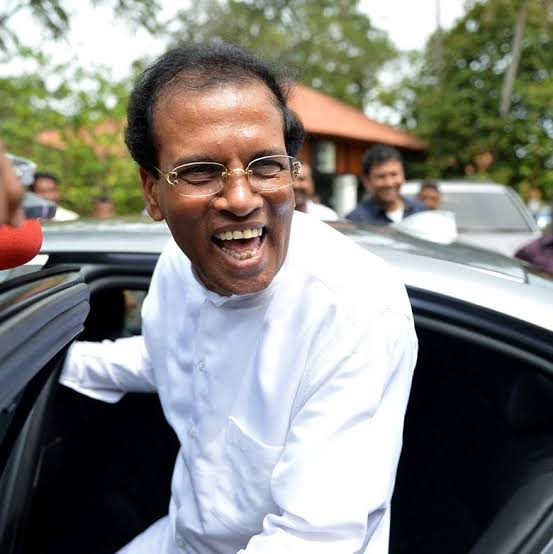
#> input picture DIP/Digital-Image-Processing-main/DAY 08/images.jpg, 553 x 554 px
$ jupyter execute 'DAY 08.ipynb'
#> lines starting #> are read from the running program, lines starting #| are printed output that depends on the picture; after the words box and inside, x2 and y2 are one past the last pixel; in counts of white or black regions, pixels touching at a corner belong together
Log Transformation

[cell 1]
import numpy as np
import matplotlib.pyplot as plt
import cv2

[cell 2]
img = cv2.imread("images.jpg", cv2.IMREAD_GRAYSCALE)
#> img: shape (554, 553); min 0, max 255, mean 131.7
img_float = img.astype(np.float32)
img_float = np.clip(img_float, 0, 255)

[cell 3]
c = 255.0 / np.log(1+255)
log_transformed = c * np.log1p(img_float)

[cell 4]
log_transformed = c * np.log1p(img_float)
log_transformed = np.clip(log_transformed, 0, 255)
log_transformed = log_transformed.astype(np.uint8)

[cell 5]
plt.figure(figsize=(10,5))
plt.subplot(1,2,1)
plt.imshow(img.astype(np.uint8), cmap='gray')
plt.title('Original')
plt.axis('off')

plt.subplot(1,2,2)
plt.imshow(log_transformed, cmap='gray')
plt.title('Log Transformed')
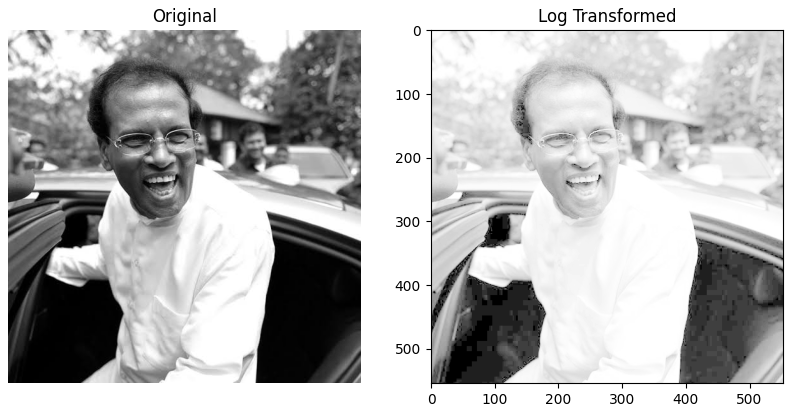
#> figure drawn by matplotlib, 2 panels

Log Transformation using OpenCV built in function

[cell 6]
img_plus_one = img + 1
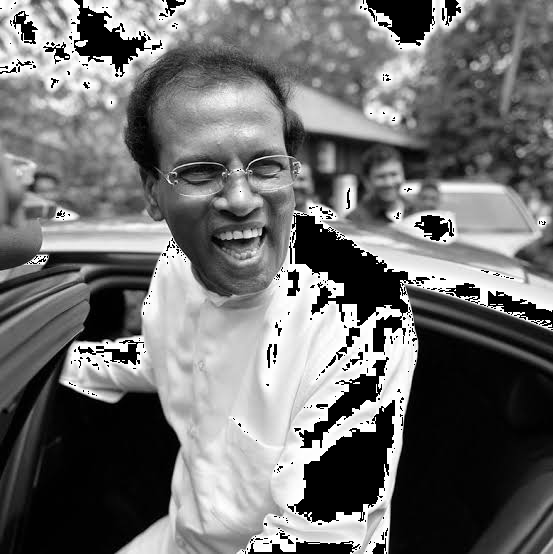
#> img_plus_one: shape (554, 553); min 0, max 255, mean 110.9
img_plus_one = img_plus_one.astype(np.float32)

[cell 7]
log_cv2_raw = cv2.log(img_plus_one)
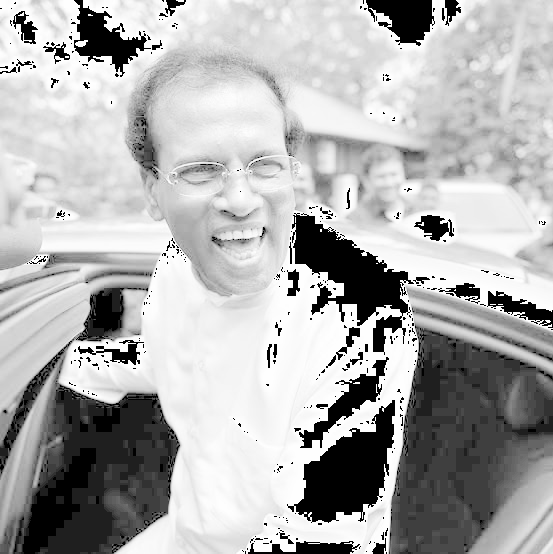
#> log_cv2_raw: shape (554, 553) float32; 8.48% of the values are NaN or infinite; the others: min 0, max 5.54, mean 4.16; drawn with min black, max white, NaN and infinite black
log_transformed_cv2 = c * log_cv2_raw
log_transformed_cv2 = np.clip(log_transformed_cv2, 0, 255)
log_transformed_cv2 = log_transformed_cv2.astype(np.uint8)

[cell 8]
plt.figure(figsize=(10,4))
plt.subplot(1,2,1)
plt.imshow(img.astype(np.uint8), cmap='gray')
plt.title("Original")
plt.axis('off')

plt.subplot(1,2,2)
plt.imshow(log_transformed, cmap='gray')
plt.title("Log Transformation (manual)")
plt.axis('off')

plt.tight_layout()
plt.show()

Gamma Transformation

[cell 9]
normalized = img / 255.0

[cell 10]
gamma_04 = np.power(normalized, 0.4) * 255
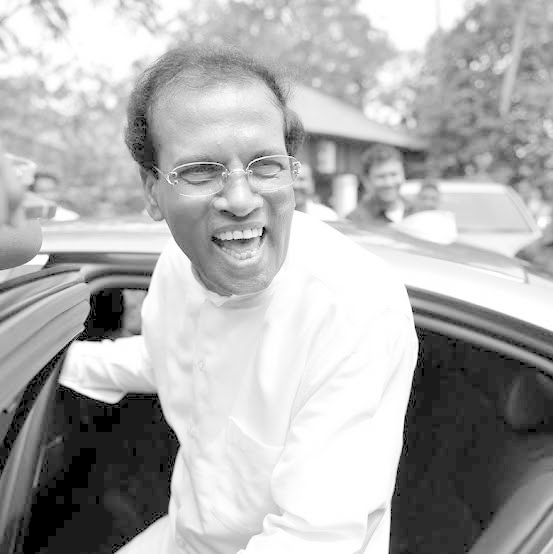
#> gamma_04: shape (554, 553) float64; min 0, max 255, mean 175.2
gamma_04 = np.clip(gamma_04, 0, 255)
gamma_04 = gamma_04.astype(np.uint8)

[cell 11]
gamma_10 = np.power(normalized, 1.0) * 255
gamma_10 = np.clip(gamma_10, 0, 255)
gamma_10 = gamma_10.astype(np.uint8)

[cell 12]
gamma_25 = np.power(normalized, 2.5) * 255
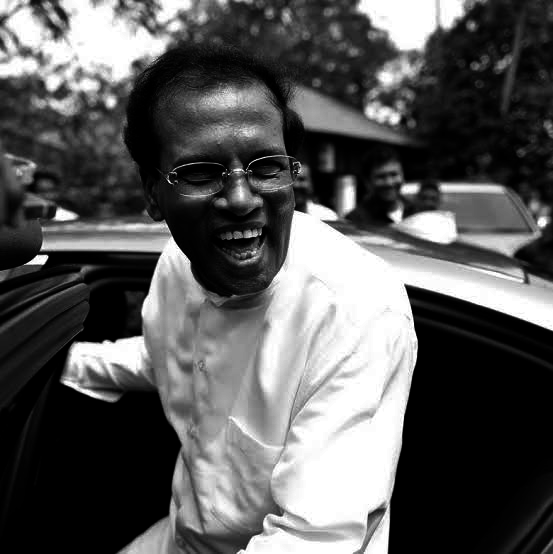
#> gamma_25: shape (554, 553) float64; min 0, max 255, mean 89.6
gamma_25 = np.clip(gamma_25, 0, 255)
gamma_25 = gamma_25.astype(np.uint8)

[cell 13]
plt.figure(figsize=(15,4))
plt.subplot(1,3,1)
plt.imshow(gamma_04, cmap='gray')
plt.title("Gamma 0.4 (manual)")
plt.axis('off')

plt.subplot(1,3,2)
plt.imshow(gamma_10, cmap='gray')
plt.title("Gamma 1.0 (manual)")
plt.axis('off')

plt.subplot(1,3,3)
plt.imshow(gamma_25, cmap='gray')
plt.title("Gamma 2.5 (manual)")
plt.axis('off')

plt.tight_layout()
plt.show()

Gamma Transformation using OpenCV built in function

[cell 14]
normalized_float32 = normalized.astype(np.float32)

[cell 15]
gamma_04_cv2 = cv2.pow(normalized_float32, 0.4) * 255.0
gamma_04_cv2 = np.clip(gamma_04_cv2, 0, 255)
gamma_04_cv2 = gamma_04_cv2.astype(np.uint8)

[cell 16]
gamma_25_cv2 = cv2.pow(normalized_float32, 2.5) * 255.0
gamma_25_cv2 = np.clip(gamma_25_cv2, 0, 255)
gamma_25_cv2 = gamma_25_cv2.astype(np.uint8)

[cell 17]
plt.figure(figsize=(15,4))
plt.subplot(1,2,1)
plt.imshow(gamma_04_cv2, cmap='gray')
plt.title("Gamma 0.4 (cv2)")
plt.axis('off')

plt.subplot(1,2,2)
plt.imshow(gamma_25_cv2, cmap='gray')
plt.title("Gamma 2.5 (cv2)")
plt.axis('off')

plt.tight_layout()
plt.show()

# Piece-wise Linear Transformation

Using two control points (r1,s1) and (r2,s2)

[cell 18]
'''
r = input intensity

r1 -> input intensity where first region ends
r2 -> input intensity where second region ends

s1 -> output value corresponding to r1
s2 -> output value corresponding to r2

0 -> r1  First linear transformation
r1 -> r2  Main stretching region
r2 -> 255  Third linear trransformation

If r1=80, r2=180, s1=30, s2=220,

80---------------------180
30---------------------220

'''

[cell 19]
r1, s1 = 70, 20
r2, s2 = 180, 230

[cell 20]
piecewise_result = np.zeros_like(img)

[cell 21]
region1 = img < r1
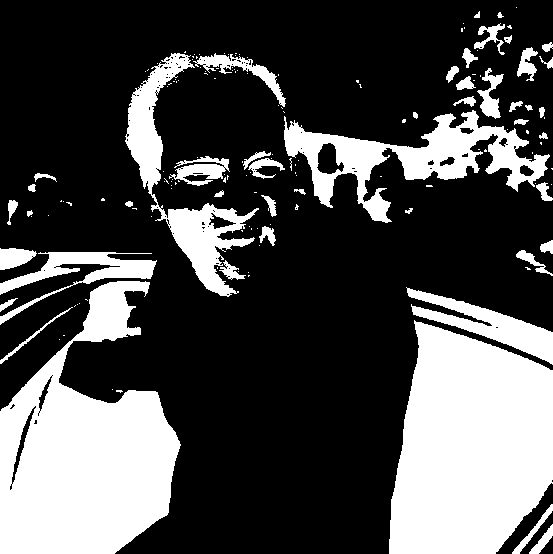
#> region1: shape (554, 553) bool; 29.6% white; 159 white regions (112 under 20 px), largest, box (x1, y1, x2, y2) and area: (389, 320, 553, 554) 29835, (0, 281, 181, 554) 29314, (284, 110, 550, 223) 9696
piecewise_result[region1] = (s1/r1) * img[region1]

[cell 22]
region2 = (img >= r1) & (img <= r2)
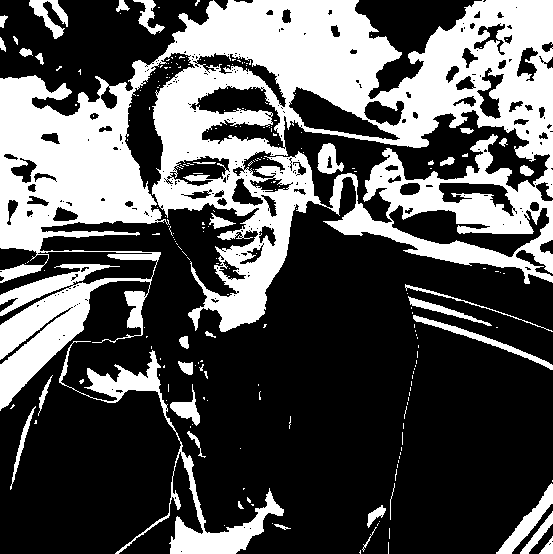
#> region2: shape (554, 553) bool; 33.7% white; 226 white regions (190 under 20 px), largest, box (x1, y1, x2, y2) and area: (0, 0, 553, 411) 90242, (59, 341, 284, 554) 5182, (496, 483, 553, 554) 980
piecewise_result[region2] = ((s2-s1) / (r2-r1)) * (img[region2] - r1) + s1
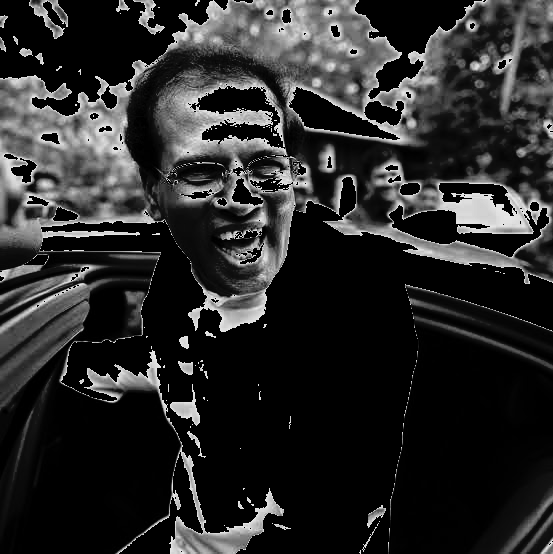
#> piecewise_result: shape (554, 553); min 0, max 230, mean 41.9

[cell 23]
region3 = img > r2
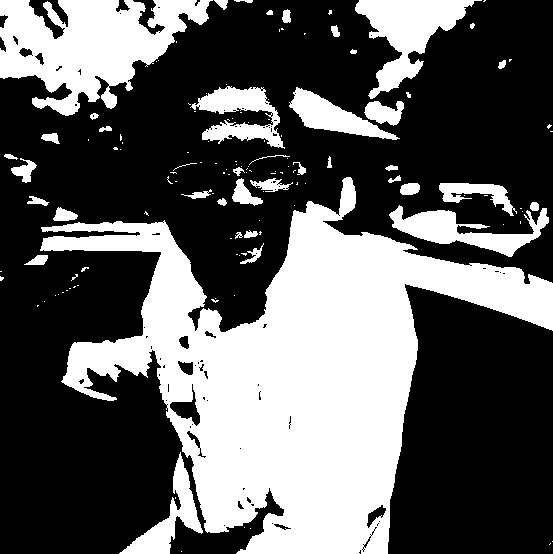
#> region3: shape (554, 553) bool; 36.7% white; 133 white regions (90 under 20 px), largest, box (x1, y1, x2, y2) and area: (40, 177, 553, 554) 77888, (0, 0, 213, 116) 13888, (355, 0, 482, 99) 5029
piecewise_result[region3] = ((255-s2) / (255-r2)) * (img[region3] - r2) + s2
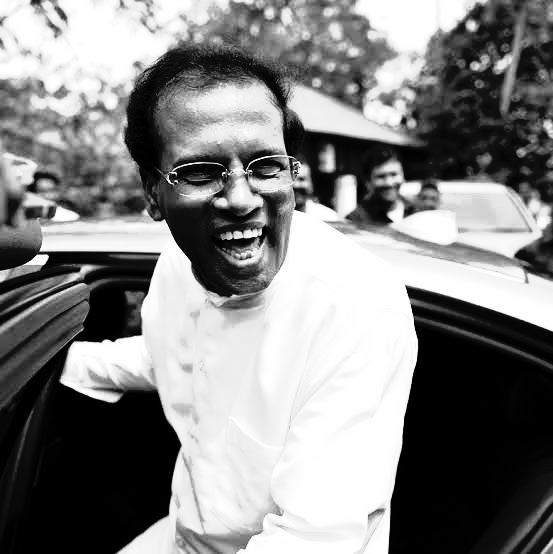
#> piecewise_result: shape (554, 553); min 0, max 255, mean 132.4

[cell 24]
piecewise_result = np.clip(piecewise_result, 0, 255)
piecewise_result = piecewise_result.astype(np.uint8)

[cell 25]
plt.figure(figsize=(10,5))
plt.subplot(1,2,1)
plt.imshow(img.astype(np.uint8), cmap='gray')
plt.title("Original")
plt.axis('off')

plt.subplot(1,2,2)
plt.imshow(piecewise_result, cmap='gray')
plt.title("Piecewise Linear Stretch")
plt.axis('off')

plt.tight_layout()
plt.show()

$ run again, with DIP/Digital-Image-Processing-main/DAY 08/img2.jpg copied over DIP/Digital-Image-Processing-main/DAY 08/images.jpg
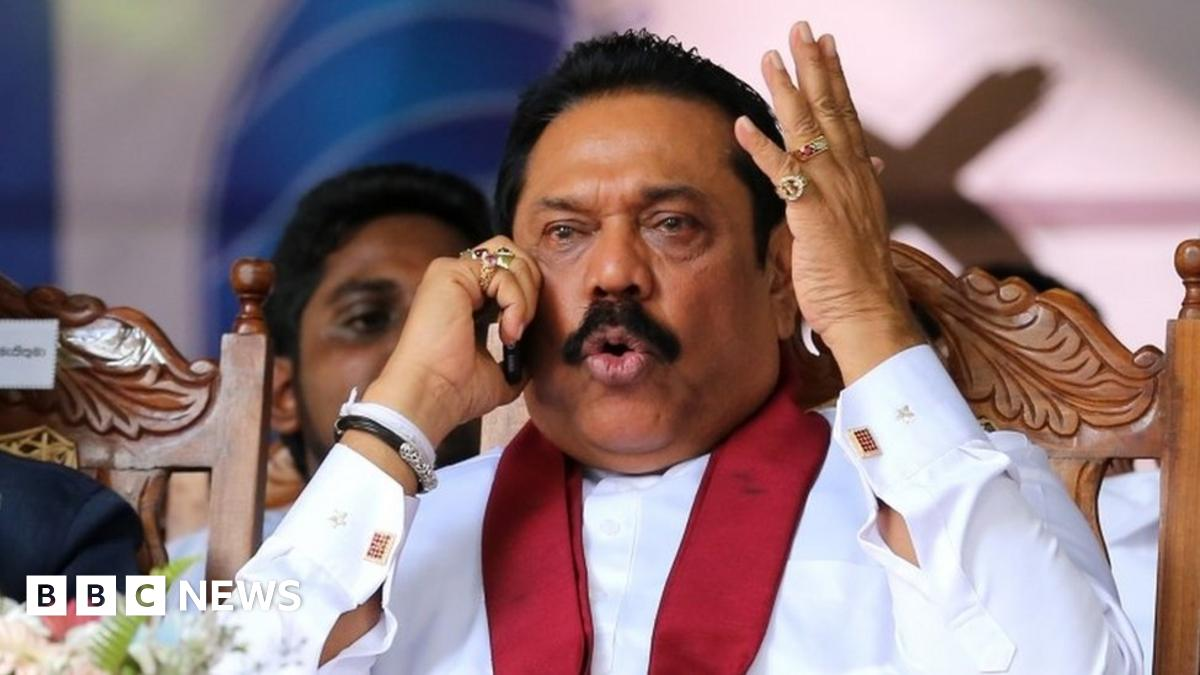
#> input picture DIP/Digital-Image-Processing-main/DAY 08/img2.jpg, 1200 x 675 px
#> `region1 = img < r1`:
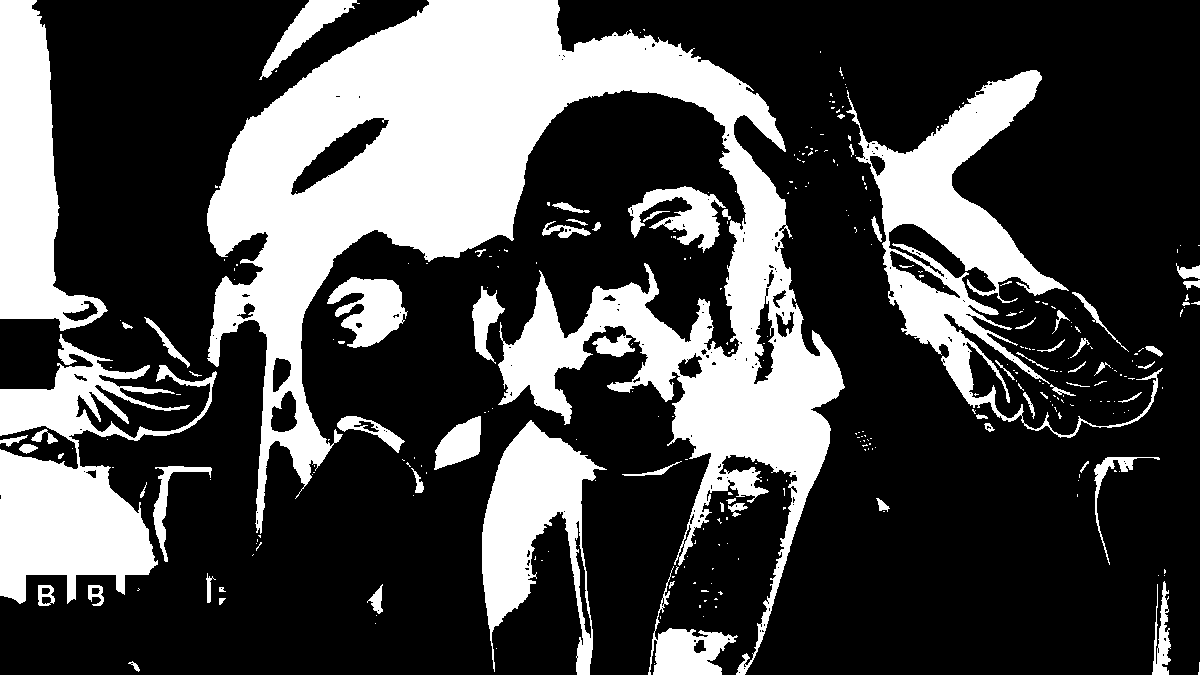
#> region1: shape (675, 1200) bool; 28.8% white; 312 white regions (240 under 20 px), largest, box (x1, y1, x2, y2) and area: (207, 0, 845, 675) 129804, (846, 70, 1163, 438) 24637, (0, 334, 217, 604) 24193
#> region2: shape (675, 1200) bool; 42.1% white; 299 white regions (250 under 20 px), largest, box (x1, y1, x2, y2) and area: (0, 0, 797, 675) 219480, (557, 0, 1200, 675) 91742, (1035, 0, 1200, 130) 12184
#> region3: shape (675, 1200) bool; 29.1% white; 233 white regions (176 under 20 px), largest, box (x1, y1, x2, y2) and area: (753, 323, 1160, 675) 84524, (641, 0, 1200, 206) 53225, (118, 443, 414, 675) 35687
#> `piecewise_result[region3] = ((255-s2) / (255-r2)) * (img[region3] - r2..`:
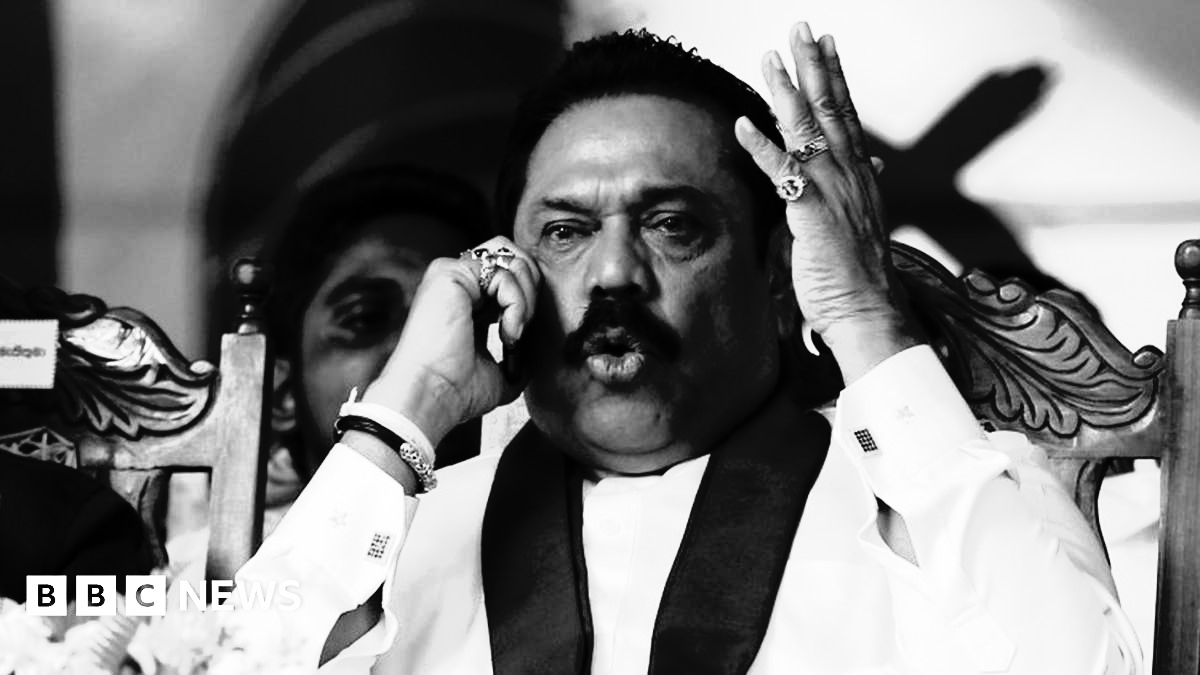
#> piecewise_result: shape (675, 1200); min 0, max 255, mean 123.9
